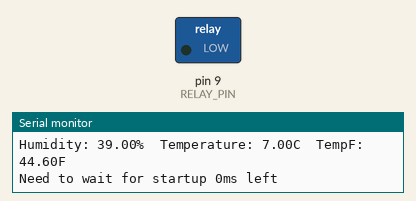
The sketch below on a simulated Arduino Uno, built with avr-gcc and run on an emulated ATmega328P. Shown: switched loads named in the sketch (green lamp = pin HIGH), the last lines printed to the serial monitor. Random numbers use the default seed unless the sketch sets one.

Above: at 0.1 s.
At 20.1 s:
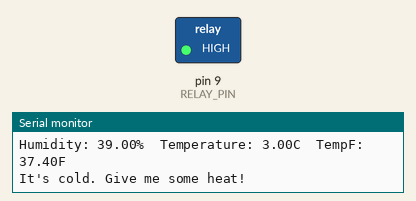
Timing chart, 0 to 21.6 s (numbered marks = the images above):
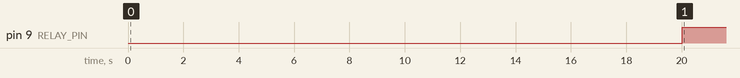

Measured:
- by itself, pin 9 (RELAY_PIN): LOW → HIGH at 20.0 s

The sketch:

arduino-temperature-dht22-relay.ino
```cpp
#include "DHT.h"

#define DHT_PIN 2
#define DHT_TYPE DHT22   // DHT 22  (AM2302), AM2321

#define RELAY_PIN 9

DHT dht(DHT_PIN, DHT_TYPE);

long sleep_timeout = 5000;
long next_sleep = 0;
bool first_boot = true;

// The value will quickly become too large for an int to store
unsigned long previousMillis = 0;  // will store last time LED was updated

unsigned long currentMillis = 0;
// the following variables are unsigned longs because the time, measured in
// milliseconds, will quickly become a bigger number than can be stored in an int.
unsigned long lastTime = 0;

// Minimum runtime of 5 minutes.
unsigned long minimum_run_time_ms = 300000;

// Set timer to 5 seconds (5000)
const unsigned long timerDelayMS = 5000;
// Set timer to 60 seconds (60000)
//const unsigned long timerDelayMS = 60000;
// Timer set to 10 minutes (600000)
//const unsigned long timerDelayMS = 600000;

bool simulating = true;

bool load_running = false;
// 5 minutes
long shut_cooldown_ms = 600000;

long next_startup_time_ms = 0;
long next_shutdown_time_ms = 0;
// Prevent any automatic power-on for 120 seconds
//long next_available_startup = millis() + 120000;

void setup() {
  pinMode(RELAY_PIN, OUTPUT);
  digitalWrite(RELAY_PIN, LOW);
  Serial.begin(115200);
  Serial.println(F("DHT22 example!"));

  dht.begin();
}

float readTemp() {
  if(simulating) {
    // Celcius, remember!
    return random(0, 40);
  }
  return dht.readTemperature();
}

float readHum() {
  if(simulating) {
    return random(30, 50);
  }
  return dht.readHumidity();
}

void loop() {
  currentMillis = millis();
   // Only read info every 10th loop
  if ((currentMillis - lastTime) > timerDelayMS || first_boot) {
    previousMillis = currentMillis;
    Serial.println("Updating data");

    float temperature = readTemp();
    float humidity = readHum();

    // Check if any reads failed and exit early (to try again).
    if (isnan(temperature) || isnan(humidity)) {
      Serial.println(F("Failed to read from DHT sensor!"));
      return;
    }
    double tempF = (temperature * (9.0/5.0)) + 32.0;

    Serial.print(F("Humidity: "));
    Serial.print(humidity);
    Serial.print(F("%  Temperature: "));
    Serial.print(temperature);
    Serial.print(F("C  TempF: "));
    Serial.print(tempF);
    Serial.println(F("F "));

    if(load_running) {
      if(tempF < 45) {
        Serial.println("No-op. Running and should be.");
      } else {
        if(currentMillis > next_shutdown_time_ms) {
          Serial.println("We've warmed up. Let's save some power!");
          digitalWrite(RELAY_PIN, LOW);
          load_running = false;
          next_startup_time_ms = currentMillis + shut_cooldown_ms;
        } else {
          long how_long = next_shutdown_time_ms - currentMillis;
          Serial.println("Would shutdown but minimum runtime not elapsed. " + String(how_long) + "ms left");
        }
      }
    } else {
      if(tempF < 45) {
        if(currentMillis > next_startup_time_ms) {
          Serial.println("It's cold. Give me some heat!");
          digitalWrite(RELAY_PIN, HIGH);
          load_running = true;
          next_shutdown_time_ms = currentMillis + minimum_run_time_ms;
        } else {
          long how_long = next_startup_time_ms - currentMillis;
          Serial.println("Need to wait for startup " + String(how_long) + "ms left");
        }
      } else {
        Serial.println("No-op. It's not running, nor does it need to be");
        //digitalWrite(RELAY_PIN, LOW);
        //load_running = false;
      }
    }

    lastTime = millis();
  }

  first_boot = false;
}
```
